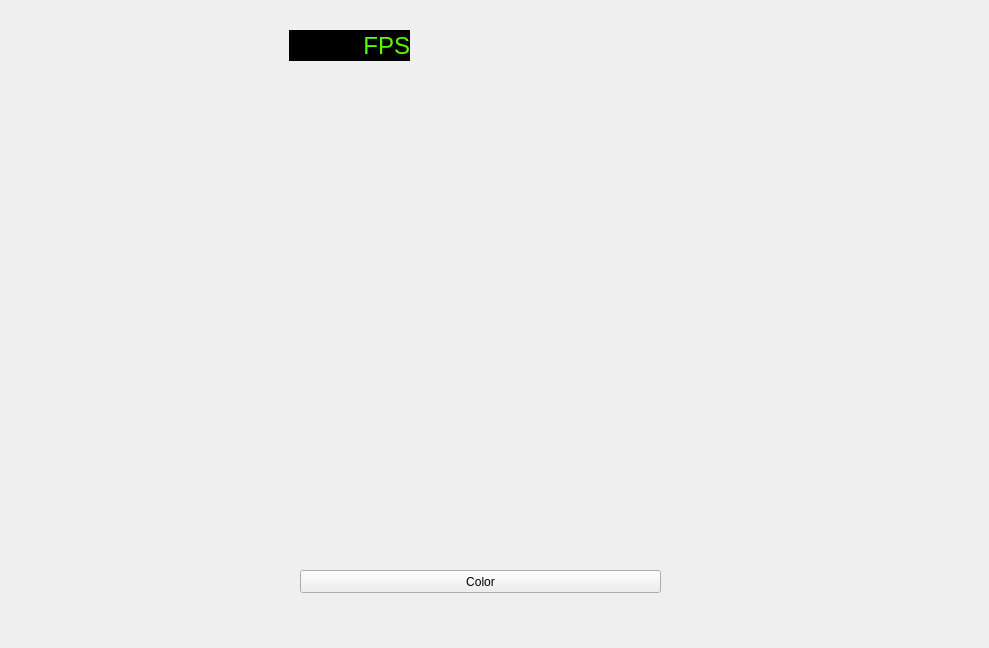
<?xml version="1.0" encoding="UTF-8"?>
<ui version="4.0">
 <class>TestWindow</class>
 <widget class="QMainWindow" name="TestWindow">
  <property name="geometry">
   <rect>
    <x>0</x>
    <y>0</y>
    <width>989</width>
    <height>648</height>
   </rect>
  </property>
  <property name="windowTitle">
   <string>TestWindow</string>
  </property>
  <widget class="QWidget" name="mainWindow">
   <widget class="MyGLWidget" name="myglwidget" native="true">
    <property name="geometry">
     <rect>
      <x>20</x>
      <y>20</y>
      <width>921</width>
      <height>521</height>
     </rect>
    </property>
    <widget class="QLabel" name="label_fps">
     <property name="geometry">
      <rect>
       <x>269</x>
       <y>10</y>
       <width>121</width>
       <height>31</height>
      </rect>
     </property>
     <property name="palette">
      <palette>
       <active>
        <colorrole role="WindowText">
         <brush brushstyle="SolidPattern">
          <color alpha="255">
           <red>85</red>
           <green>255</green>
           <blue>0</blue>
          </color>
         </brush>
        </colorrole>
        <colorrole role="Base">
         <brush brushstyle="SolidPattern">
          <color alpha="255">
           <red>255</red>
           <green>255</green>
           <blue>255</blue>
          </color>
         </brush>
        </colorrole>
        <colorrole role="Window">
         <brush brushstyle="SolidPattern">
          <color alpha="255">
           <red>0</red>
           <green>0</green>
           <blue>0</blue>
          </color>
         </brush>
        </colorrole>
       </active>
       <inactive>
        <colorrole role="WindowText">
         <brush brushstyle="SolidPattern">
          <color alpha="255">
           <red>85</red>
           <green>255</green>
           <blue>0</blue>
          </color>
         </brush>
        </colorrole>
        <colorrole role="Base">
         <brush brushstyle="SolidPattern">
          <color alpha="255">
           <red>255</red>
           <green>255</green>
           <blue>255</blue>
          </color>
         </brush>
        </colorrole>
        <colorrole role="Window">
         <brush brushstyle="SolidPattern">
          <color alpha="255">
           <red>0</red>
           <green>0</green>
           <blue>0</blue>
          </color>
         </brush>
        </colorrole>
       </inactive>
       <disabled>
        <colorrole role="WindowText">
         <brush brushstyle="SolidPattern">
          <color alpha="255">
           <red>120</red>
           <green>120</green>
           <blue>120</blue>
          </color>
         </brush>
        </colorrole>
        <colorrole role="Base">
         <brush brushstyle="SolidPattern">
          <color alpha="255">
           <red>0</red>
           <green>0</green>
           <blue>0</blue>
          </color>
         </brush>
        </colorrole>
        <colorrole role="Window">
         <brush brushstyle="SolidPattern">
          <color alpha="255">
           <red>0</red>
           <green>0</green>
           <blue>0</blue>
          </color>
         </brush>
        </colorrole>
       </disabled>
      </palette>
     </property>
     <property name="font">
      <font>
       <pointsize>18</pointsize>
      </font>
     </property>
     <property name="autoFillBackground">
      <bool>true</bool>
     </property>
     <property name="midLineWidth">
      <number>3</number>
     </property>
     <property name="text">
      <string>FPS</string>
     </property>
     <property name="alignment">
      <set>Qt::AlignRight|Qt::AlignTrailing|Qt::AlignVCenter</set>
     </property>
    </widget>
   </widget>
   <widget class="QPushButton" name="pushButton_Color">
    <property name="geometry">
     <rect>
      <x>300</x>
      <y>570</y>
      <width>361</width>
      <height>23</height>
     </rect>
    </property>
    <property name="text">
     <string>Color</string>
    </property>
   </widget>
  </widget>
 </widget>
 <layoutdefault spacing="6" margin="11"/>
 <customwidgets>
  <customwidget>
   <class>MyGLWidget</class>
   <extends>QWidget</extends>
   <header location="global">myglwidget.h</header>
   <container>1</container>
  </customwidget>
 </customwidgets>
 <resources/>
 <connections/>
</ui>
